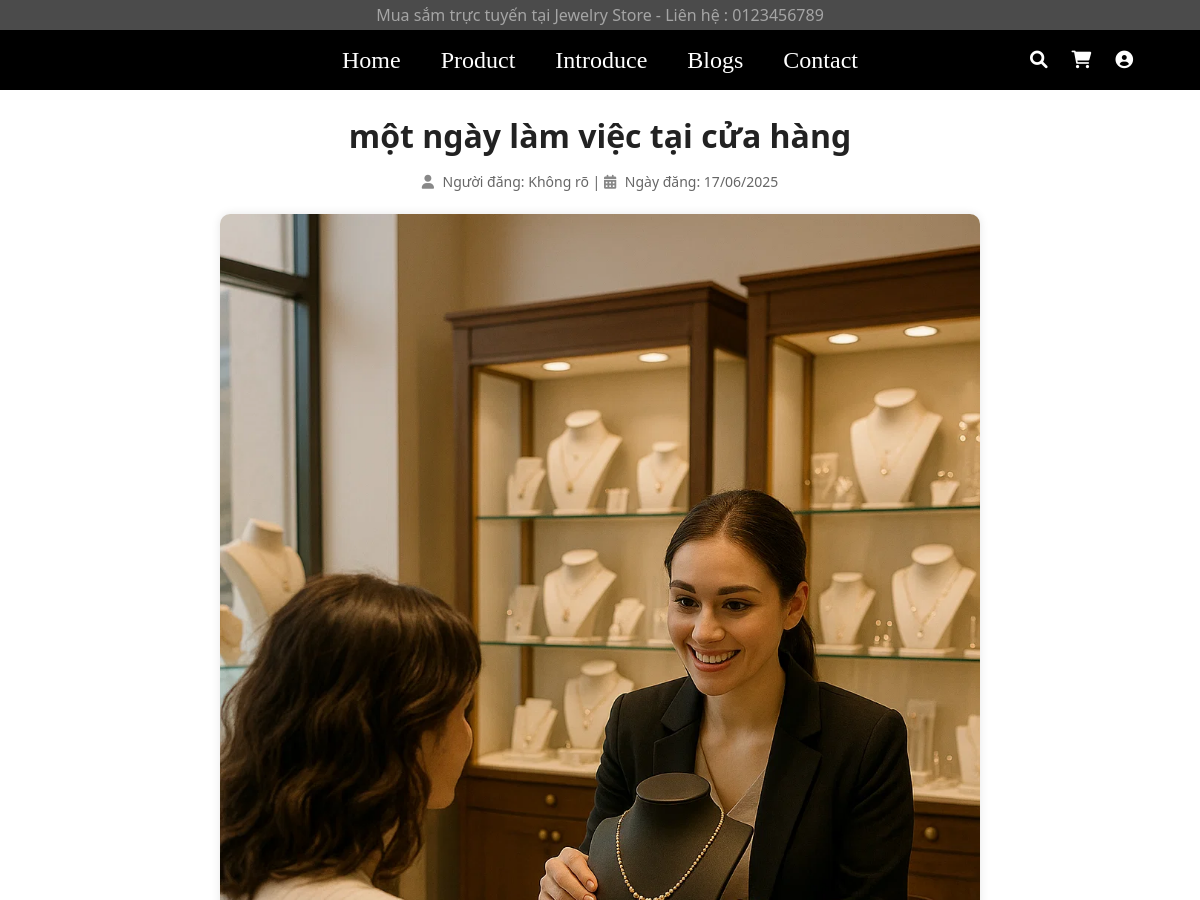
Page /pages/blogs-detail.php?id=9 (upper part) on the earlier database version.
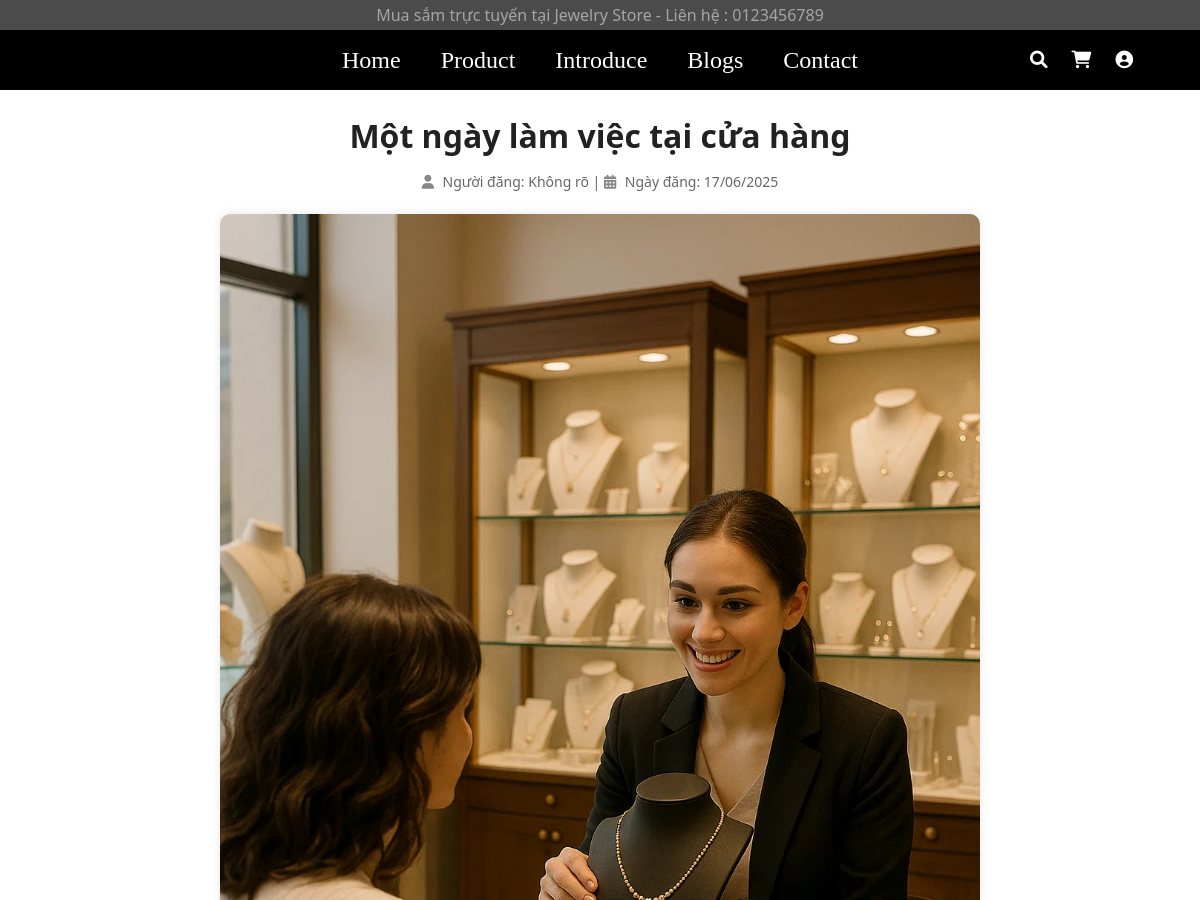
Same page on the later database version.
### tables this page shows
create table `bai_viet` (
  `id_bai_viet` int(11) not null auto_increment,
  `tieu_de` varchar(255) not null,
  `slug` varchar(255) not null unique, 
  `tom_tat` varchar(500), 
  `hinh_anh` varchar(1000) default null,
  `ngay_dang` timestamp default current_timestamp(),
  `ngay_cap_nhat` timestamp default current_timestamp() on update current_timestamp(),
  `id_danh_muc` int(11) not null,
  `id_nguoi_tao` int(11) not null,
  `trang_thai` enum('draft', 'published', 'archived') default 'draft',
  primary key (`id_bai_viet`),
  foreign key (`id_danh_muc`) references `danh_muc_bai_viet`(`id_danh_muc`) on delete restrict on update cascade,
  foreign key (`id_nguoi_tao`) references `quan_tri_vien`(`id_quan_tri`) on delete restrict on update cascade
);

create table `chi_tiet_bai_viet` (
  `id_chi_tiet_bai_viet` int(11) not null auto_increment, 
  `id_bai_viet` int(11) not null,
  `noi_dung` text not null,
  `hinh_anh` varchar(1000) default null,
  `created_at` timestamp not null default current_timestamp(),
  primary key (`id_chi_tiet_bai_viet`),
  foreign key (`id_bai_viet`) references `bai_viet`(`id_bai_viet`) on delete cascade on update cascade 
);

### pages/blogs-detail.php (the view, shortened to what this page needs)
<?php
include '../includes/connect.php';
$id = isset($_GET['id']) ? intval($_GET['id']) : 0;
$sql = "SELECT bv.tieu_de, ct.noi_dung, ct.hinh_anh, ct.created_at, qtv.ho_ten
        FROM bai_viet bv
        JOIN chi_tiet_bai_viet ct ON bv.id_bai_viet = ct.id_bai_viet
        JOIN quan_tri_vien qtv ON bv.id_nguoi_tao = qtv.id_quan_tri
        WHERE bv.id_bai_viet = ?";
$stmt = $conn->prepare($sql);
$stmt->bind_param("i", $id);
$stmt->execute();
$result = $stmt->get_result();
$bv = $result->fetch_assoc();
?>
<link rel="stylesheet" href="/JewelryStore/css/style.css">
<link rel="stylesheet" href="/JewelryStore/css/blog_detail.css">
<link rel="stylesheet" href="https://cdnjs.cloudflare.com/ajax/libs/font-awesome/6.0.0-beta3/css/all.min.css">
<?php include '../includes/header.php'; ?>
<div class="blog-detail">
    <h1 class="blog-title"><?= htmlspecialchars($bv['tieu_de']) ?></h1>
    <div class="blog-meta">
        <i class="fas fa-user"></i> Người đăng: <?= htmlspecialchars($bv['ten_quan_tri_vien'] ?? 'Không rõ') ?> |
        <i class="fas fa-calendar-alt"></i> Ngày đăng: <?= date("d/m/Y", strtotime($bv['created_at'])) ?>
    </div>
    <div class="blog-content">
        <?php
        if (!empty($bv['hinh_anh'])) {
            echo '<div class="blog-middle-image-wrapper">';
            echo '<img class="blog-middle-image" src="/JewelryStore/images/blogs-detail/' . htmlspecialchars($bv['hinh_anh']) . '" alt="Ảnh giữa bài">';
            echo '</div>';
        }
        ?>
    </div>
</div>
<?php include '../includes/footer.php'; ?>

### includes/header.php (shortened to what this page needs)
<head>
    <link rel="stylesheet" href="/Jewelry%20Store/css/style.css">
</head>
<body>
    <header>
        <div class="topbar">
            <p>Mua sắm trực tuyến tại Jewelry Store - Liên hệ : 0123456789</p>
        </div>
        <div class="menu-bar">
            <nav>
                <ul>
                    <li><a href="../../Jewelry Store/index.php">Home</a></li>
                    <li><a href="../../Jewelry Store/pages/products.php">Product</a></li>
                    <li><a href="../../Jewelry Store/index.php#introduce-page">Introduce</a></li>
                    <li><a href="../../Jewelry Store/pages/blogs.php">Blogs</a></li>
                    <li><a href="../../Jewelry Store/pages/contact.php">Contact</a></li>
                </ul>
            </nav>
            <div class="box-icon">
               <i class="fa-solid fa-magnifying-glass" id="cart-search-icon"></i>
               <i class="fa-solid fa-cart-shopping " id="cart-shopping-icon"></i>
               <div class="user-icon-container">
                   <i class="fa-solid fa-circle-user" id="cart-user-icon" onclick="toggleLoginForm()"></i>
               </div>
            </div>
        </div>
    </header>
</body>

### includes/footer.php (shortened to what this page needs)
<head>
    <link rel="stylesheet" href="/Jewelry%20Store/css/style.css"/>
</head>

### css/style.css (style rules this page uses)
* { box-sizing: border-box; margin : 0 ; padding : 0; }
ul { list-style-type: none; }
header { width: 100%; height:auto; background-color: rgb(255, 255, 255); }
.topbar { width:100%; height: 30px; background-color: rgb(75, 75, 75); display: flex; align-items: center; justify-content: center; }
.topbar p { font-size: 1rem; font-family :'Segoe UI', Tahoma, Geneva, Verdana, sans-serif; color: rgb(165, 165, 165); }
.menu-bar { width: 100%; height : 60px; background-color: rgb(0, 0, 0); display: flex; justify-content: space-between; align-items: center; }
.menu-bar > nav > ul { display: flex; list-style-type: none ; }
nav ul li { padding: 10px 20px; }
nav ul li a { text-decoration: none; font-size: 1.5rem; color: rgb(255, 255, 255); }
#cart-shopping-icon { color: white; font-size: 1.1rem; padding: 0 10px; }
#cart-search-icon { color: white; font-size: 1.1rem; padding: 0 10px; }
#cart-user-icon { color: white; font-size: 1.1rem; padding: 0 10px; }
.box-icon { padding-left: 5%; width: 20%; }

### css/blog_detail.css (style rules this page uses)
.blog-detail { max-width: 800px; margin: 0 auto; padding: 20px; font-family: "Segoe UI", sans-serif; line-height: 1.6; }
.blog-title { text-align: center; font-size: 32px; margin-bottom: 10px; color: #222; }
.blog-meta { text-align: center; color: #666; font-size: 14px; margin-bottom: 20px; }
.blog-meta i { margin-right: 5px; color: #888; }
.blog-middle-image-wrapper { text-align: center; margin: 20px 0; }
.blog-middle-image { max-width: 100%; height: auto; border-radius: 10px; box-shadow: 0 0 10px rgba(0,0,0,0.1); }

### includes/header.php (style rules this page uses)
.user-icon-container { position: relative; display: inline-block; }

Differences in the rows shown:
changed bai_viet: tieu_de "một ngày làm việc tại cửa hàng" → "Một ngày làm việc tại cửa hàng"
